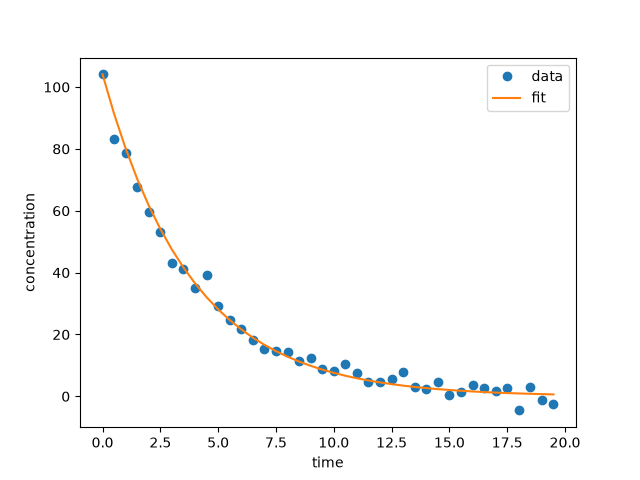

Reproduce this figure in Python.
"""
PW2 Lab B Part 3 -- fit a reaction's rate constant to measured data.

A first-order reaction decays as  C(t) = C0 * exp(-k*t).  You have noisy
concentration-vs-time measurements; find the k that best matches them.
Complete the TODOs. Run:  python kinetics.py
"""
import numpy as np
import matplotlib.pyplot as plt
from scipy.optimize import minimize
import numpy as np
import matplotlib.pyplot as plt
from scipy.optimize import minimize



data = np.loadtxt("kinetics.csv", delimiter=",", skiprows=1)
time = data[:, 0]
conc = data[:, 1]
c0 = conc[0]



def total_error(k):
    pred = c0 * np.exp(-k * time)
    err = np.sum((conc - pred)**2)
    return err



res = minimize(total_error, 0.5, method="SLSQP", bounds=[(0, 5)])
best_k = res.x[0]

print("k predicted as:", best_k)



plt.figure()
plt.plot(time, conc, 'o', label="data")
plt.plot(time, c0 * np.exp(-best_k * time), label="fit")
plt.xlabel("time")
plt.ylabel("concentration")
plt.legend()
plt.savefig("kinetics.png")
